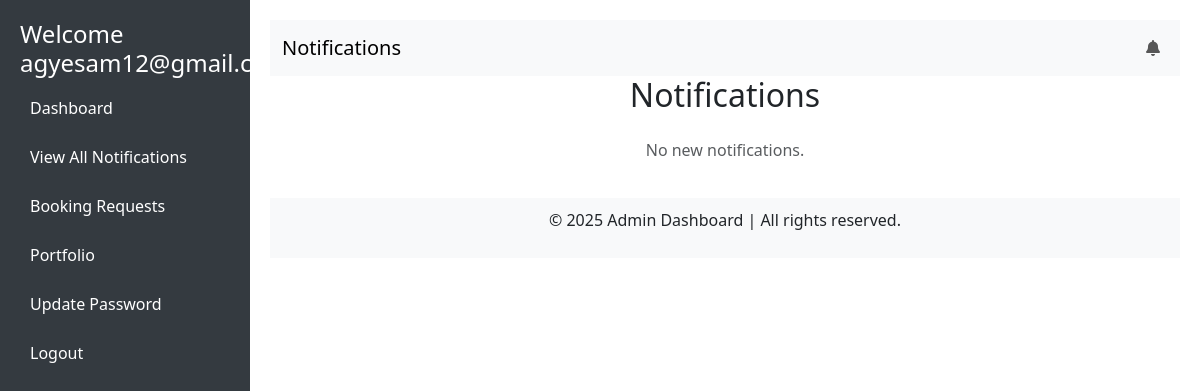
/DisplayNotifications/ (signed in), run on an earlier commit of the app's database.
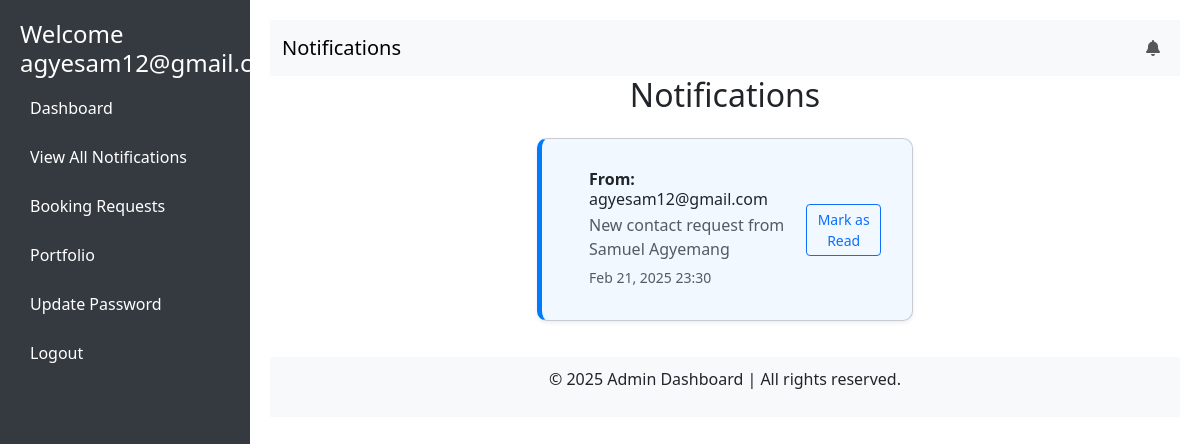
And on a later commit of the database.
### paint/models.py (models this page shows, shortened)
class Notification(models.Model):
    notification_id = IntegerIDField(unique=True, editable=False, primary_key=True)
    user = models.ForeignKey(User, on_delete=models.CASCADE, related_name='notifications')
    message = models.TextField()
    created_at = models.DateTimeField(auto_now_add=True)
    is_read = models.BooleanField(default=False)

class User(AbstractUser):
    user_id = IntegerIDField(unique=True, editable=False, primary_key=True)
    full_name = models.CharField(max_length=60, null=True, blank=True)
    photo = ResizedImageField(size=[500, 500], default='media/user.jpg', upload_to='users/')
    phone_number = models.CharField(max_length=20, blank=False, null=True)
    address = models.CharField(max_length=255, blank=False, null=True)
    email = models.EmailField(blank=False, unique=True, null=True)
    is_user = models.BooleanField(default=False)
    is_worker = models.BooleanField(default=False)
    is_admin = models.BooleanField(default=False)
    is_verified = models.BooleanField(default=False)
    bio = CKEditor5Field(config_name='extends', max_length=200, blank=True, default="Hi there,...")
    otp = models.CharField(max_length=4, blank=True, null=True)
    USERNAME_FIELD = 'email'
    REQUIRED_FIELDS = ['username']
    def __str__(self):
        return self.email

### paint/views.py (the view)
# urls.py: path('DisplayNotifications/', DisplayNotifications.as_view(), name='DisplayNotifications'),
class DisplayNotifications(LoginRequiredMixin, ListView):
    model = Notification
    template_name = 'notifications.html'
    context_object_name = 'notifications'
    def get_context_data(self, **kwargs):
        context = super().get_context_data(**kwargs)
        context['page_name'] = 'notifications'
        context['list_name'] = 'notifications'
        return context
    def get_queryset(self):
        return Notification.objects.filter(user=self.request.user,created_at__lt=timezone.now(),is_read=False).order_by('created_at')

### paint/templates/notifications.html (shortened to what this page needs)
<!DOCTYPE html>
<html lang="en">
<head>
    <link href="https://cdn.jsdelivr.net/npm/bootstrap@5.3.0/dist/css/bootstrap.min.css" rel="stylesheet">
    <link rel="stylesheet" href="https://cdnjs.cloudflare.com/ajax/libs/font-awesome/6.4.2/css/all.min.css">
</head>
<body>
    <div class="sidebar">
        <h4>Welcome {{ request.user.email }}</h4>
        <a href="{% url 'admin_dashboard' %}">Dashboard</a>
        <a href="{% url 'display_notifications' %}">View All Notifications</a>
        <a href="{% url 'booking_requests' %}">Booking Requests</a>
        <a href="{% url 'portfolio_lists' %}">Portfolio</a>
        <a href="{% url 'update_password' %}">Update Password</a>
        <a href="{% url 'signout' %}">Logout</a>
    </div>
    <div class="content">
        <nav class="navbar navbar-expand-lg navbar-light bg-light">
            <div class="container-fluid">
                <a class="navbar-brand" href="#">Notifications</a>
                <div class="collapse navbar-collapse" id="navbarNav">
                    <ul class="navbar-nav ms-auto">
                        <li class="nav-item">
                            <a class="nav-link position-relative notification-icon" href="{% url 'DisplayNotifications' %}">
                                <i class="fas fa-bell"></i>
                            </a>
                        </li>
                    </ul>
                </div>
            </div>
        </nav>
        <div class="container notifications-container">
            <h2 class="text-center notifications-title mb-4">Notifications</h2>
            <div class="row justify-content-center">
                <div class="col-lg-6 col-md-8">
                    {% for notification in notifications %}
                    <div class="notification-card card mb-3 shadow-sm {% if not notification.is_read %}unread{% else %}read{% endif %}">
                        <div class="card-body d-flex align-items-center">
                            <div class="flex-grow-1 ms-3">
                                <h6 class="mb-1"><strong>From:</strong> {{ notification.user }}</h6>
                                <p class="mb-1 text-muted">{{ notification.message }}</p>
                                <small class="text-muted">{{ notification.created_at|date:"M d, Y H:i" }}</small>
                            </div>
                            {% if not notification.is_read %}
                            <button class="btn btn-sm btn-outline-primary mark-read" data-id="{{ notification.notification_id }}">
                                Mark as Read
                            </button>
                            {% endif %}
                        </div>
                    </div>
                    {% empty %}
                    <p class="text-center text-muted">No new notifications.</p>
                    {% endfor %}
                </div>
            </div>
        </div>
        <footer>
            <p>&copy; 2025 Admin Dashboard | All rights reserved.</p>
        </footer>
    </div>
</body>
</html>

What changed in the data, as far as the page shows it:
added Notification: user "agyesam12@gmail.com", message "New contact request from Samuel Agyemang", created_at "Feb 21, 2025 23:30"
Also different on the page:
text no longer shown: "No new notifications."
